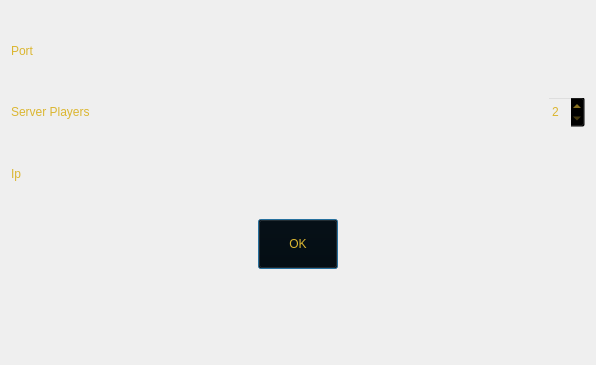
<?xml version="1.0" encoding="UTF-8"?>
<ui version="4.0">
 <class>SkullKingServer</class>
 <widget class="QDialog" name="SkullKingServer">
  <property name="windowModality">
   <enum>Qt::WindowModal</enum>
  </property>
  <property name="geometry">
   <rect>
    <x>0</x>
    <y>0</y>
    <width>596</width>
    <height>365</height>
   </rect>
  </property>
  <property name="windowTitle">
   <string>SkullKingServer</string>
  </property>
  <property name="windowIcon">
   <iconset resource="resource.qrc">
    <normaloff>:/Resorce/server-solid.svg</normaloff>:/Resorce/server-solid.svg</iconset>
  </property>
  <property name="styleSheet">
   <string notr="true">color: rgb(255, 255, 255);
font: italic 32pt &quot;Monotype Corsiva&quot;;
border-image: url(:/Resorce/serverclientBG.jpg);</string>
  </property>
  <property name="locale">
   <locale language="English" country="UnitedStates"/>
  </property>
  <layout class="QGridLayout" name="gridLayout">
   <item row="0" column="0">
    <layout class="QHBoxLayout" name="horizontalLayout_2">
     <item>
      <widget class="QLabel" name="label_3">
       <property name="enabled">
        <bool>true</bool>
       </property>
       <property name="styleSheet">
        <string notr="true">border-image: none;
background: transparent;
color: rgb(219, 182, 49);</string>
       </property>
       <property name="text">
        <string>Port</string>
       </property>
      </widget>
     </item>
     <item>
      <widget class="QLabel" name="Port">
       <property name="enabled">
        <bool>true</bool>
       </property>
       <property name="minimumSize">
        <size>
         <width>480</width>
         <height>0</height>
        </size>
       </property>
       <property name="styleSheet">
        <string notr="true">border-image: none;
background: transparent;
color: rgb(219, 182, 49);</string>
       </property>
       <property name="text">
        <string/>
       </property>
      </widget>
     </item>
    </layout>
   </item>
   <item row="1" column="0">
    <layout class="QHBoxLayout" name="horizontalLayout">
     <item>
      <widget class="QLabel" name="player_number">
       <property name="enabled">
        <bool>true</bool>
       </property>
       <property name="minimumSize">
        <size>
         <width>135</width>
         <height>27</height>
        </size>
       </property>
       <property name="styleSheet">
        <string notr="true">border-image: none;
background: transparent;
color: rgb(219, 182, 49);
</string>
       </property>
       <property name="text">
        <string>Server Players</string>
       </property>
      </widget>
     </item>
     <item>
      <spacer name="horizontalSpacer">
       <property name="orientation">
        <enum>Qt::Horizontal</enum>
       </property>
       <property name="sizeHint" stdset="0">
        <size>
         <width>40</width>
         <height>20</height>
        </size>
       </property>
      </spacer>
     </item>
     <item>
      <widget class="QSpinBox" name="number_of_players">
       <property name="enabled">
        <bool>true</bool>
       </property>
       <property name="minimumSize">
        <size>
         <width>38</width>
         <height>32</height>
        </size>
       </property>
       <property name="styleSheet">
        <string notr="true">color: rgb(219, 182, 49);
border-image: none;
background: transparent;</string>
       </property>
       <property name="locale">
        <locale language="English" country="UnitedStates"/>
       </property>
       <property name="minimum">
        <number>2</number>
       </property>
       <property name="maximum">
        <number>4</number>
       </property>
      </widget>
     </item>
    </layout>
   </item>
   <item row="2" column="0">
    <layout class="QHBoxLayout" name="horizontalLayout_3">
     <item>
      <widget class="QLabel" name="label">
       <property name="enabled">
        <bool>true</bool>
       </property>
       <property name="styleSheet">
        <string notr="true">border-image: none;
background: transparent;
color: rgb(219, 182, 49);</string>
       </property>
       <property name="text">
        <string>Ip</string>
       </property>
      </widget>
     </item>
     <item>
      <widget class="QLabel" name="Ip">
       <property name="enabled">
        <bool>true</bool>
       </property>
       <property name="minimumSize">
        <size>
         <width>480</width>
         <height>0</height>
        </size>
       </property>
       <property name="styleSheet">
        <string notr="true">border-image: none;
background: transparent;
color: rgb(219, 182, 49);</string>
       </property>
       <property name="text">
        <string/>
       </property>
      </widget>
     </item>
    </layout>
   </item>
   <item row="3" column="0">
    <layout class="QHBoxLayout" name="horizontalLayout_4">
     <item>
      <spacer name="horizontalSpacer_2">
       <property name="orientation">
        <enum>Qt::Horizontal</enum>
       </property>
       <property name="sizeHint" stdset="0">
        <size>
         <width>40</width>
         <height>20</height>
        </size>
       </property>
      </spacer>
     </item>
     <item>
      <widget class="QPushButton" name="Ok">
       <property name="enabled">
        <bool>true</bool>
       </property>
       <property name="minimumSize">
        <size>
         <width>0</width>
         <height>50</height>
        </size>
       </property>
       <property name="styleSheet">
        <string notr="true">color: rgb(219, 182, 49);
border-image: none;
background: transparent;</string>
       </property>
       <property name="text">
        <string>OK</string>
       </property>
      </widget>
     </item>
     <item>
      <spacer name="horizontalSpacer_3">
       <property name="orientation">
        <enum>Qt::Horizontal</enum>
       </property>
       <property name="sizeHint" stdset="0">
        <size>
         <width>40</width>
         <height>20</height>
        </size>
       </property>
      </spacer>
     </item>
    </layout>
   </item>
   <item row="4" column="0">
    <widget class="QLabel" name="status">
     <property name="styleSheet">
      <string notr="true">border-image: none;
background: transparent;
color: rgb(219, 182, 49);</string>
     </property>
     <property name="text">
      <string/>
     </property>
    </widget>
   </item>
  </layout>
 </widget>
 <resources>
  <include location="resource.qrc"/>
 </resources>
 <connections/>
</ui>
